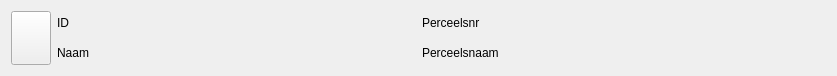
<?xml version="1.0" encoding="UTF-8"?>
<ui version="4.0">
 <class>Header</class>
 <widget class="QWidget" name="Header">
  <property name="geometry">
   <rect>
    <x>0</x>
    <y>0</y>
    <width>837</width>
    <height>76</height>
   </rect>
  </property>
  <property name="windowTitle">
   <string>Form</string>
  </property>
  <layout class="QHBoxLayout" name="horizontalLayout">
   <item>
    <widget class="QPushButton" name="btn_minimize">
     <property name="sizePolicy">
      <sizepolicy hsizetype="Maximum" vsizetype="Preferred">
       <horstretch>0</horstretch>
       <verstretch>0</verstretch>
      </sizepolicy>
     </property>
     <property name="text">
      <string/>
     </property>
     <property name="icon">
      <iconset resource="../resources.qrc">
       <normaloff>:/icons/icons/minimize_32.png</normaloff>:/icons/icons/minimize_32.png</iconset>
     </property>
     <property name="iconSize">
      <size>
       <width>32</width>
       <height>32</height>
      </size>
     </property>
    </widget>
   </item>
   <item>
    <layout class="QGridLayout" name="gridLayout">
     <item row="0" column="0">
      <widget class="QLabel" name="lb_unieke_id">
       <property name="sizePolicy">
        <sizepolicy hsizetype="Maximum" vsizetype="Preferred">
         <horstretch>0</horstretch>
         <verstretch>0</verstretch>
        </sizepolicy>
       </property>
       <property name="styleSheet">
        <string notr="true"/>
       </property>
       <property name="text">
        <string>ID</string>
       </property>
       <property name="alignment">
        <set>Qt::AlignLeading|Qt::AlignLeft|Qt::AlignVCenter</set>
       </property>
      </widget>
     </item>
     <item row="0" column="1">
      <widget class="ValueLabel" name="efw_uniek_id">
       <property name="styleSheet">
        <string notr="true">* { font-style: italic; }</string>
       </property>
       <property name="text">
        <string/>
       </property>
      </widget>
     </item>
     <item row="0" column="3">
      <widget class="ValueLabel" name="efw_perceelsnr_va_2015">
       <property name="styleSheet">
        <string notr="true">* { font-style: italic; }</string>
       </property>
       <property name="text">
        <string/>
       </property>
      </widget>
     </item>
     <item row="1" column="0">
      <widget class="QLabel" name="lb_naam">
       <property name="sizePolicy">
        <sizepolicy hsizetype="Maximum" vsizetype="Preferred">
         <horstretch>0</horstretch>
         <verstretch>0</verstretch>
        </sizepolicy>
       </property>
       <property name="text">
        <string>Naam</string>
       </property>
      </widget>
     </item>
     <item row="1" column="1">
      <widget class="ValueLabel" name="efw_naam">
       <property name="styleSheet">
        <string notr="true">* { font-style: italic; }</string>
       </property>
       <property name="text">
        <string/>
       </property>
      </widget>
     </item>
     <item row="1" column="2">
      <widget class="QLabel" name="lb_perceelsnaam">
       <property name="sizePolicy">
        <sizepolicy hsizetype="Maximum" vsizetype="Preferred">
         <horstretch>0</horstretch>
         <verstretch>0</verstretch>
        </sizepolicy>
       </property>
       <property name="text">
        <string>Perceelsnaam</string>
       </property>
      </widget>
     </item>
     <item row="1" column="3">
      <widget class="ValueLabel" name="efw_perceelsnaam">
       <property name="styleSheet">
        <string notr="true">* { font-style: italic; }</string>
       </property>
       <property name="text">
        <string/>
       </property>
      </widget>
     </item>
     <item row="0" column="2">
      <widget class="QLabel" name="lb_perceelsnr_va_2015">
       <property name="sizePolicy">
        <sizepolicy hsizetype="Maximum" vsizetype="Preferred">
         <horstretch>0</horstretch>
         <verstretch>0</verstretch>
        </sizepolicy>
       </property>
       <property name="text">
        <string>Perceelsnr</string>
       </property>
      </widget>
     </item>
    </layout>
   </item>
  </layout>
 </widget>
 <customwidgets>
  <customwidget>
   <class>ValueLabel</class>
   <extends>QLabel</extends>
   <header>Erosiebezwaren/widgets/valuelabel.h</header>
  </customwidget>
 </customwidgets>
 <resources>
  <include location="../resources.qrc"/>
 </resources>
 <connections/>
</ui>
